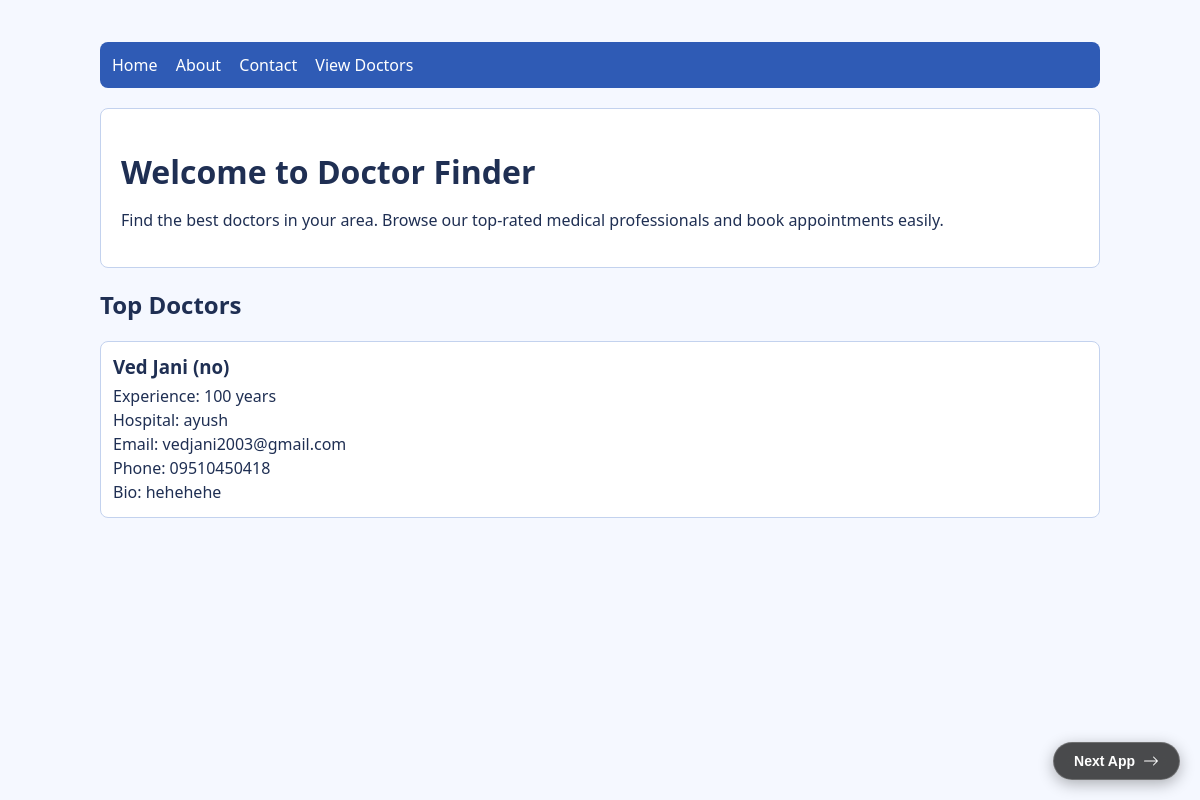
The app's page /q9/ with its own data.
### q8/models.py (models this page shows, shortened)
class Doctor(models.Model):
    name = models.CharField(max_length=120)
    speciality = models.CharField(max_length=120)
    experience_years = models.PositiveSmallIntegerField(default=0)
    email = models.EmailField(max_length=254)
    phone = models.CharField(max_length=30, blank=True)
    hospital = models.CharField(max_length=150, blank=True)
    bio = models.TextField(blank=True)
    class Meta:
        ordering = ['-experience_years', 'name']

### q9/views.py (the view)
# urls.py: path('', views.home9, name='home9'),
def home9(request):
    doctors = Doctor.objects.all().order_by('-experience_years')[:10]  # Get top 10 doctors
    return render(request, 'index9.html', {'doctors': doctors})

### q9/templates/index9.html (shortened to what this page needs)
﻿<!DOCTYPE html>
<html lang="en">
<head>
</head>
<body>
<a href="/q10/" style="position: fixed; bottom: 20px; right: 20px; z-index: 9999; text-decoration: none; padding: 10px 20px; background: rgba(0, 0, 0, 0.7); backdrop-filter: blur(10px); -webkit-backdrop-filter: blur(10px); border: 1px solid rgba(255,255,255,0.2); border-radius: 30px; color: #fff; font-family: sans-serif; font-weight: 600; font-size: 14px; box-shadow: 0 4px 15px rgba(0,0,0,0.3); transition: all 0.3s ease; display: flex; align-items: center; gap: 8px;">
    Next App
    <svg xmlns="http://www.w3.org/2000/svg" width="16" height="16" fill="currentColor" viewBox="0 0 16 16"><path fill-rule="evenodd" d="M1 8a.5.5 1 0 1 .5-.5h11.793l-3.147-3.146a.5.5 0 0 1 .708-.708l4 4a.5.5 0 0 1 0 .708l-4 4a.5.5 0 0 1-.708-.708L13.293 8.5H1.5A.5.5 0 0 1 1 8z"/></svg>
</a>
    <div class="page">
        <div class="nav">
            <a href="{% url 'q9:home9' %}">Home</a>
            <a href="{% url 'q9:about' %}">About</a>
            <a href="{% url 'q9:contact' %}">Contact</a>
            <a href="{% url 'q9:view_doctors' %}">View Doctors</a>
        </div>
        <div class="welcome">
            <h1>Welcome to Doctor Finder</h1>
            <p>Find the best doctors in your area. Browse our top-rated medical professionals and book appointments easily.</p>
        </div>
        <h2>Top Doctors</h2>
        <div class="doctors">
            {% if doctors %}
                {% for doctor in doctors %}
                    <div class="doctor">
                        <h3>{{ doctor.name }} ({{ doctor.speciality }})</h3>
                        <p>Experience: {{ doctor.experience_years }} years</p>
                        <p>Hospital: {{ doctor.hospital }}</p>
                        <p>Email: {{ doctor.email }}</p>
                        <p>Phone: {{ doctor.phone|default:'N/A' }}</p>
                        <p>Bio: {{ doctor.bio|default:'No bio provided' }}</p>
                    </div>
                {% endfor %}
            {% else %}
                <p>No doctors available. Use admin to add doctors.</p>
            {% endif %}
        </div>
    </div>
</body>
</html>

### q9/templates/index9.html (style rules this page uses)
body { margin: 0; font-family: 'Segoe UI', Tahoma, Geneva, Verdana, sans-serif; background: #f5f8ff; color: #1f2f53; }
.page { max-width: 1000px; margin: 0 auto; padding: 20px; }
.nav { margin-bottom: 20px; background: #2f5bb5; color: #fff; padding: 12px; border-radius: 8px; }
.nav a { color: #fff; text-decoration: none; margin-right: 14px; }
h1 { margin-bottom: 10px; }
.welcome { background: #fff; padding: 20px; border-radius: 8px; border: 1px solid #c3d2ee; margin-bottom: 20px; }
.doctors { display: grid; gap: 12px; }
.doctor { background: #fff; padding: 12px; border-radius: 8px; border: 1px solid #c3d2ee; }
.doctor h3 { margin: 0 0 6px; }
.doctor p { margin: 2px 0; }

### records on screen
Doctor: name "Ved Jani", speciality "no", experience_years "100", hospital "ayush", email "vedjani2003@gmail.com", phone "09510450418", bio "hehehehe"
